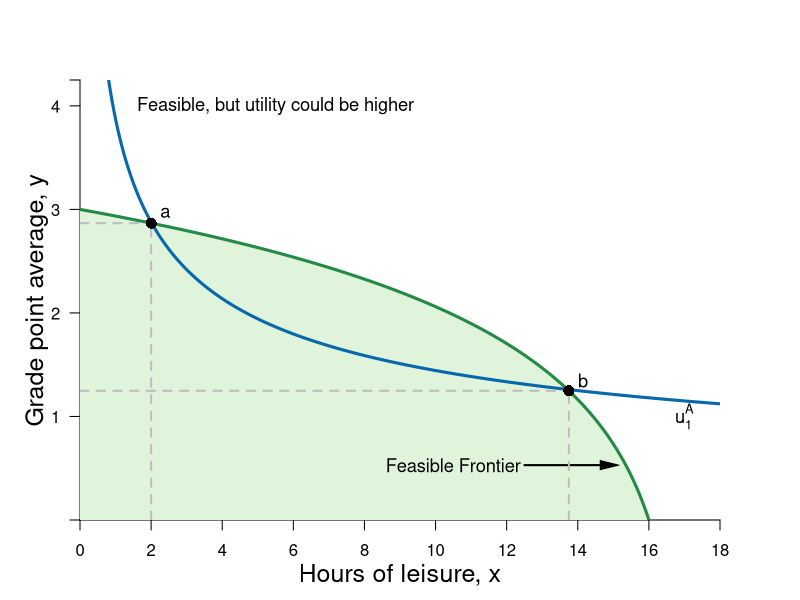

Recreate this plot in R.
#Graph Designer: Simon Halliday & Madeleine Wettach '20
#Authors: Bowles, Foley and Halliday
#Title: Microeconomics: Competition, Conflict and Coordination

library(shape)
pdf(file = "constrained_optimization/step_by_step_graphs_3/ff_indifference_step2.pdf", width = 8, height = 8)

#Set parameters for graphics
axislabelsize <- 1.5
labelsize <- 1.1
graphlinewidth <- 3
segmentlinewidth <- 2

COL <- c("#7fc97f", "#beaed4", "#fdc086", "#ffff99", "#386cb0", "#f0027f", "#bf5b17", "#666666")
COLA <- c("#e0f3db", "#99d8c9","#66c2a4","#41ae76", "#238b45", "#005824")
COLB <- c("#4eb3d3", "#2b8cbe", "#0868ac","#084081")

#Edited the margins to cater for the larger LHS labels
par(mar =  c(4, 4, 4, 4))

#Change this to make it log of l 

# ppf <- function(l, k = 0.5) {
#   k * (1/l)
# }

ppf <- function(x, k = 1.058868, maxx = 17) {
  k*(log(maxx -  x))
}

uFn <- function(x, y, alpha = 0.3){
  (x^alpha)*(y^(1-alpha))
}

ylims <- c(0, 4.25)
xlims <- c(0, 18)

npts <- 501 
x <- seq(xlims[1], xlims[2], length.out = npts)
y <- seq(ylims[1], ylims[2], length.out = npts) 
#a <- c(3.5, 4.58, 5.5) #alpha = 0.5
#a <- c(3, 3.9, 5) #alpha = 0.4
a <- c(2.58)#, 3.38, 4.28) #alpha = 0.3

plot(0, 0, xlim = xlims, ylim = ylims, type = "n",
     xlab = expression(paste("")),
     ylab = expression(paste("")), 
     xaxt = "n", 
     yaxt = "n", 
     cex.lab = axislabelsize, 
     bty = "n", 
     xaxs="i", 
     yaxs="i"
)


# ticksy <- seq(from = 0, to = ylims[2], by = 1)
# ylabels <- seq(from = 0, to = ylims[2], by = 1)
ticksx <- seq(from = 0, to = xlims[2], by = 2)
xlabels <- seq(from = 0, to = xlims[2], by = 2)
ticksy <- c(ylims[1], 1, 2, 3, 4, ylims[2])
ylabels <- c(NA, 1, 2, 3, 4, NA)
# ticksx <- c(xlims[1], 5.25, 8.944272, xlims[2])
# xlabels <- c(NA, expression(paste(x,"*")), expression(paste(bar(x))), NA)

axis(1, at = ticksx, pos = 0, labels = xlabels)
axis(2, at = ticksy, pos = 0, labels = ylabels, las = 1)

npts <- 500 
xx1 <- seq(xlims[1], xlims[2], length.out = npts)
xx2 <- seq(0, xlims[2], length.out = npts)
xx3 <- seq(xlims[1], 0, length.out = npts)
xx4 <- seq(-11, 0, length.out = npts)

#Draw the polygon for shading the feasible set
xpoly1 <- seq(from = xlims[1], to = 16, length.out = 500)
ypoly1 <- ppf(xpoly1, k = 1.058868, maxx = 17)
polygon(x = c(xpoly1, xpoly1[1]), y = c(ypoly1, rev(ypoly1)[1]), col=COLA[1], density=NULL, border = NA)

#Draw the graphs
lines(xx1, ppf(xx1, k = 1.058868, maxx = 17), col = COLA[5], lwd = graphlinewidth)
#lines(xx2, fishProd(xx2, k = 2), col = COLB[3], lwd = graphlinewidth)
#lines(xx3, feasibleLabor(xx3, time = 10), col = COL[3], lwd = graphlinewidth)
#lines(xx4, manufactureProd(xx4, k = 0.1, alpha = 2), col = COLB[4], lwd = graphlinewidth)

#Label the feasible frontier
text(10.5, 0.53, expression("Feasible Frontier"), cex = labelsize)
Arrows(12.5, 0.53, 14.9, 0.53, col = "black", lty = 1, lwd = 2, arr.type = "triangle", arr.lwd = 0.5)

contour(x, y, 
        outer(x, y, uFn),
        drawlabels = FALSE,
        col = COLB[3],
        lwd = graphlinewidth,
        levels = a, 
        xaxs="i", 
        yaxs="i", 
        add = TRUE)
#Step by Step comments
text(5.5, 4, expression(paste("Feasible, but utility could be higher")), xpd = TRUE, cex = 1.1)

#Axis labels
mtext(expression(paste("Hours of leisure, ", x)), side = 1, line = 2.5, cex = axislabelsize)
text(-1.2, 0.5*ylims[2], expression(paste("Grade point average, ", y)), xpd = TRUE, cex = axislabelsize, srt = 90) 

#Add mrs = mrt at i
##text(8, 2.8, expression(paste(mrs(x,y) == mrt(x,y))), cex = labelsize)
##Arrows(8, 2.75, 8, 2.45, col = "black", lty = 1, lwd = 2, arr.type = "triangle", arr.lwd = 0.5)

#Label the indifference curves
text(17, 1, expression(u[1]^A), cex = labelsize)
##text(17, 1.55, expression(u[2]^A), cex = labelsize)
##text(17, 2.25, expression(u[3]^A), cex = labelsize)

#Annotate max u point on feasibility frontier
##text(8.4, ppf(8) + 0.1, expression(paste(i)), cex = labelsize)
##segments(8, 0, 8, ppf(x = 8), lty = 2, col = "gray", lwd = segmentlinewidth)
##segments(0, ppf(x = 8), 8, ppf(x = 8), lty = 2, col = "gray", lwd = segmentlinewidth)
##points(8, ppf(x = 8), pch = 16, col = "black", cex = 1.5)

text(2.4, ppf(2) + 0.1, expression(paste(a)), cex = labelsize)
segments(2, 0, 2, ppf(x = 2), lty = 2, col = "gray", lwd = segmentlinewidth)
segments(0, ppf(x = 2), 2, ppf(x = 2), lty = 2, col = "gray", lwd = segmentlinewidth)
points(2, ppf(x = 2), pch = 16, col = "black", cex = 1.5)


text(14.15, ppf(13.75) + 0.1, expression(paste(b)), cex = labelsize)
segments(13.75, 0, 13.75, ppf(x = 13.75), lty = 2, col = "gray", lwd = segmentlinewidth)
segments(0, ppf(x = 13.75), 13.75, ppf(x = 13.75), lty = 2, col = "gray", lwd = segmentlinewidth)
points(13.75, ppf(x = 13.75), pch = 16, col = "black", cex = 1.5)



dev.off()
